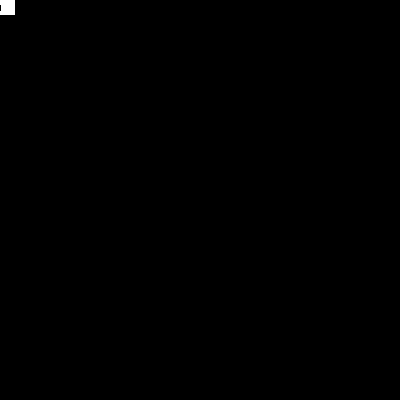
Frame 1 (no input)
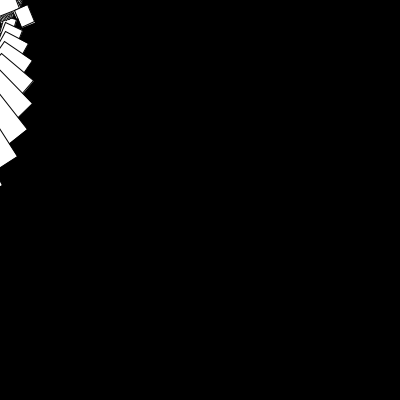
Frame 60 (the mouse pressed at the canvas centre just before this capture)
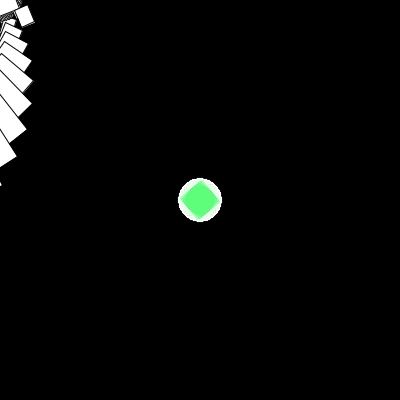
Frame 120 (the mouse held since frame 60 and released just before this capture)

The Processing sketch that drew these frames (run headless with seeded random() and noise(); from frame 60 on, the mouse is pressed at the canvas centre):

// Processing sketch: amy
// ── amy.pde
// A trippy black and white generative art program
// Try moving and clicking the mouse for different effects

float angle = 0.0;
color from = #5FFF60;
color to = #5FFFFB;
float counter = 0;
float x = 0;
float y = 0;
int step = 1;

void setup() {
  size(400,400);
  smooth();  
  background(0);
  ellipseMode(CENTER);
}

void draw() {
  
  counter = counter + .01;
  if (counter >= 1) {
    counter = 0;
  }
  
  translate(mouseX, mouseY);
  rotate(angle);
  
  color current = lerpColor(from,to,counter);
  
  if (mousePressed){
    
    fill(current,100);
    stroke(255);
    rect(-15,-15,30,30);  
  } 
  
  else {
    
    fill(current,100);
    stroke(255);
    rect(-15,-15,30,30);
    
    fill(255);
    stroke(0);
    rect(-15,-15,30,30);
    rect(x,x+5,y,y+5);
    step++;
    x = x + step;
    y = x + step;
    
    if (x > width) {
      x = 0;
      y = 0;
      step = 0;
    }
  }
  
  angle += 0.1;
}
